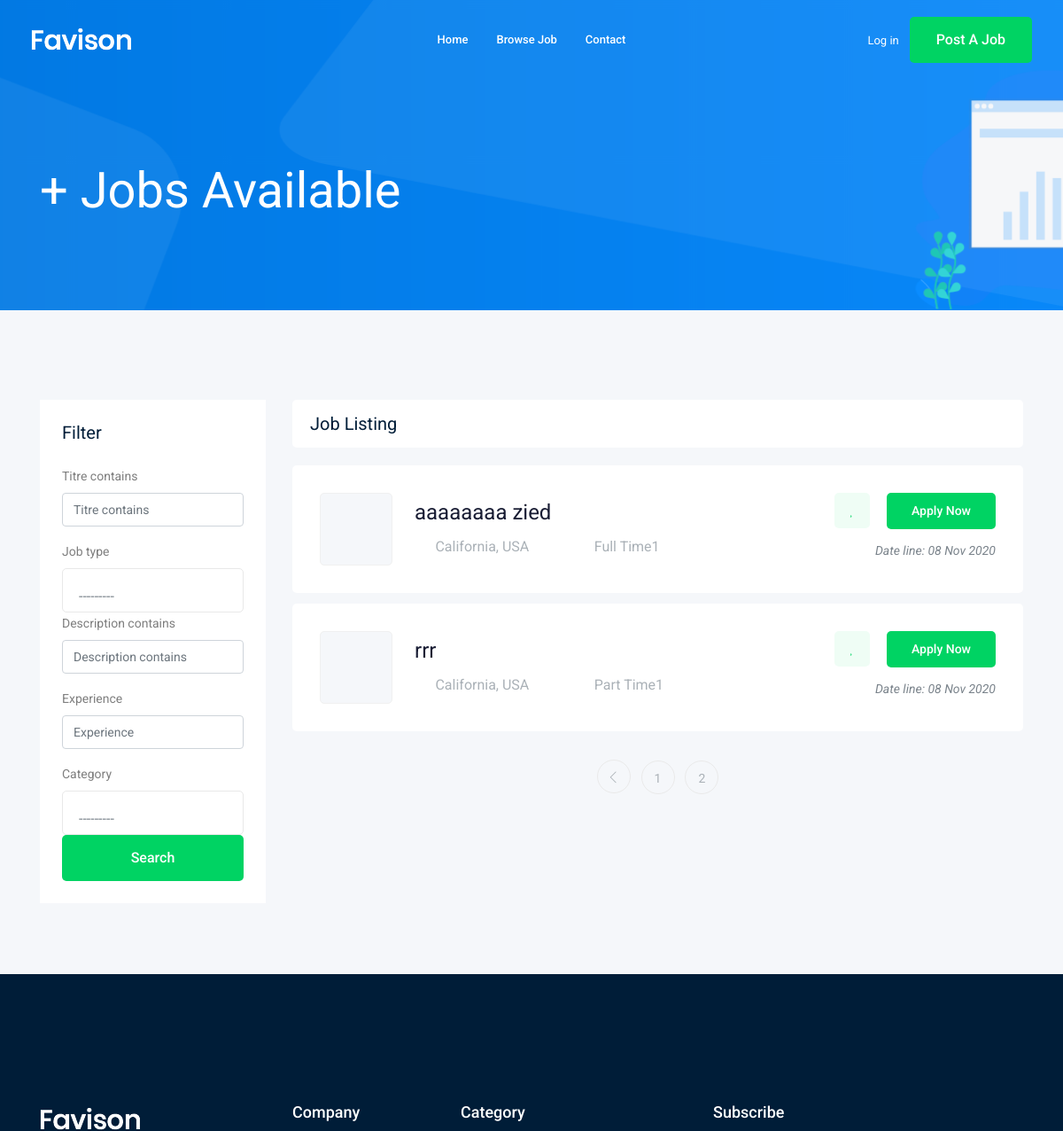
/jobs/?page=3 (upper part), run on an earlier commit of the app's database.
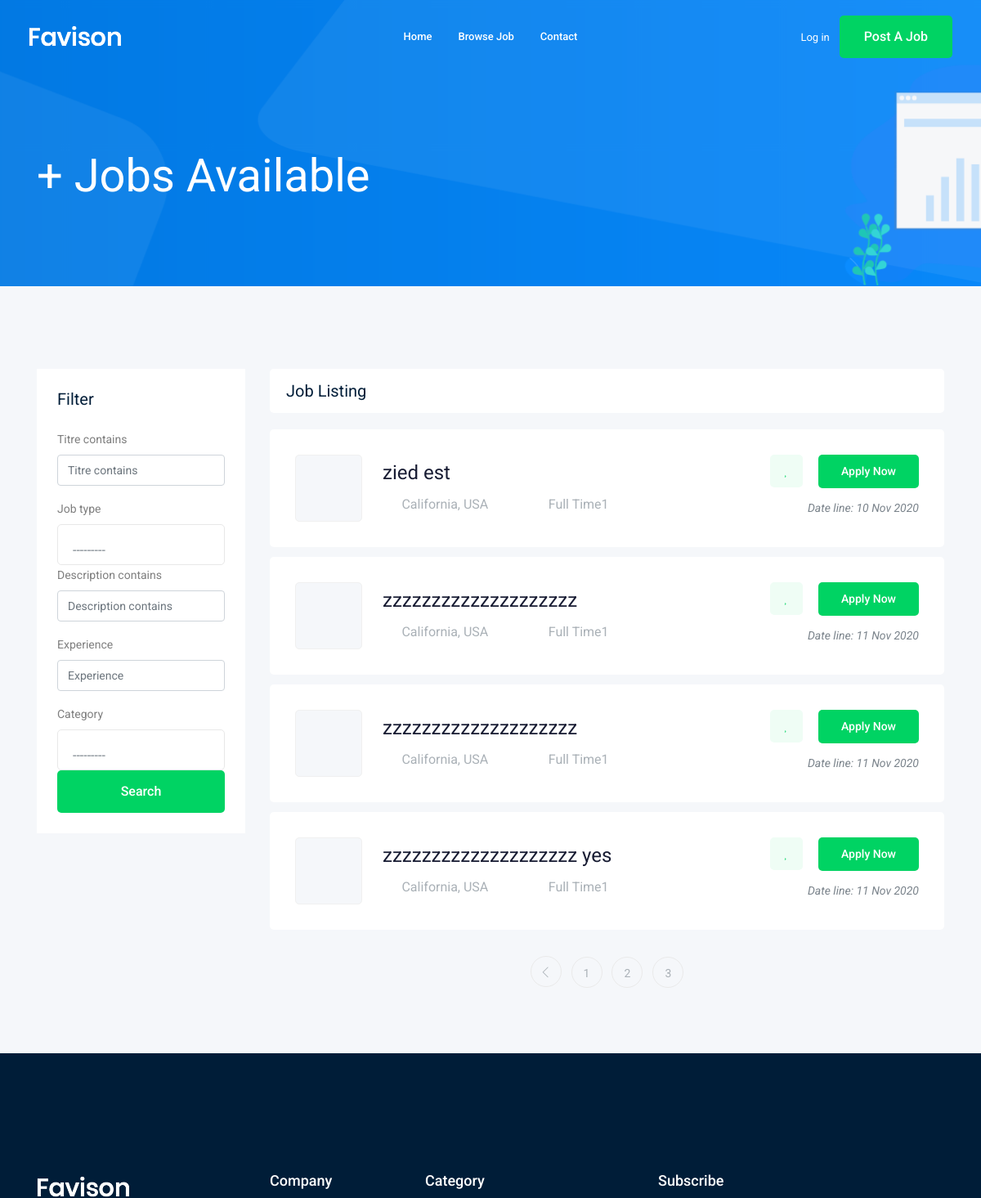
And on a later commit of the database.
### job/models.py (models this page shows, shortened)
class job (models.Model) :
    titre = models.CharField(max_length=30)
    owner = models.ForeignKey(User, related_name='job_owner', on_delete=models.CASCADE)
    job_type = models.CharField(max_length=22, choices=Job_Type)
    description = models.TextField(max_length=10000)
    published_at = models.DateTimeField(auto_now=True)
    vacancy = models.IntegerField(default=1)
    salary = models.IntegerField(default=0)
    experience = models.IntegerField(default=1)
    category = models.ForeignKey('Category',on_delete=models.CASCADE)
    image = models.ImageField(upload_to=image_upload)
    slug = models.SlugField(blank=True, null=True)
    def __str__(self):
        return self.titre

### job/views.py (the view)
# urls.py: path('', views.job_list , name='job_list'),
def job_list (request):
    job_list = job.objects.all()
    myfilter = JobFilter(request.GET, queryset=job_list)
    job_list = myfilter.qs
    paginator = Paginator(job_list,4) # Show 25 contacts per page.
    page_number = request.GET.get('page')
    page_obj = paginator.get_page(page_number)
    context = {'jobs':page_obj, 'myfilter': myfilter}
    return render(request,'job/job_list.html', context)

### job/models.py (called while the page is built)
    def __str__(self):
        return self.name

### job/templates/job/job_list.html (shortened to what the changed rows need)
{% extends 'base.html' %}
        {% load bootstrap4 %}
       {% block body %}
    <div class="job_listing_area plus_padding">
        <div class="container">
            <div class="row">
                <div class="col-lg-9">
                    <div class="job_lists m-0">
                        <div class="row">
                           {% for job in jobs %}
                            <div class="col-lg-12 col-md-12">
                                <div class="single_jobs white-bg d-flex justify-content-between">
                                    <div class="jobs_left d-flex align-items-center">
                                        <div class="thumb">
                                        </div>
                                        <div class="jobs_conetent">
                                            <a href="{% url 'jobs:job_detail' job.slug %}"><h4>{{job}}</h4></a>
                                            <div class="links_locat d-flex align-items-center">
                                                <div class="location">
                                                    <p> <i class="fa fa-map-marker"></i> California, USA</p>
                                                </div>
                                                <div class="location">
                                                    <p> <i class="fa fa-clock-o"></i> {{job.job_type}}</p>
                                                </div>
                                            </div>
                                        </div>
                                    </div>
                                    <div class="jobs_right">
                                        <div class="apply_now">
                                            <a class="heart_mark" href="#"> <i class="fa fa-heart"></i> </a>
                                            <a href="{% url 'jobs:job_detail' job.slug %}" class="boxed-btn3">Apply Now</a>
                                        </div>
                                        <div class="date">
                                            <p>Date line: {{job.published_at|date:'d M o'}}</p>
                                        </div>
                                    </div>
                                </div>
                            </div>
                            {% endfor %}
                        </div>
                        {% if jobs.has_other_pages %}
                            <div class="row">
                                <div class="col-lg-12">
                                    <div class="pagination_wrap">
                                        <ul>
                                            {% for i in jobs.paginator.page_range %}
                                                <li><a href="?page={{i}}"><span>{{i}}</span></a></li>
                                            {% endfor %}
                                        </ul>
                                    </div>
                                </div>
                            </div>
                        {% endif %}
                    </div>
                </div>
            </div>
        </div>
    </div>
       {% endblock body %}

What changed in the data, as far as the page shows it:
no longer on this page (row unchanged): job: titre "aaaaaaaa zied", job_type "Full Time1", published_at "08 Nov 2020"
no longer on this page (row unchanged): job: titre "rrr", job_type "Part Time1", published_at "08 Nov 2020"
added job: titre "zied est", job_type "Full Time1", published_at "10 Nov 2020"
added job: titre "zzzzzzzzzzzzzzzzzzzz", job_type "Full Time1", published_at "11 Nov 2020"
added job: titre "zzzzzzzzzzzzzzzzzzzz", job_type "Full Time1", published_at "11 Nov 2020"
added job: titre "zzzzzzzzzzzzzzzzzzzz yes", job_type "Full Time1", published_at "11 Nov 2020"
Also different on the page:
new list line: "3"
